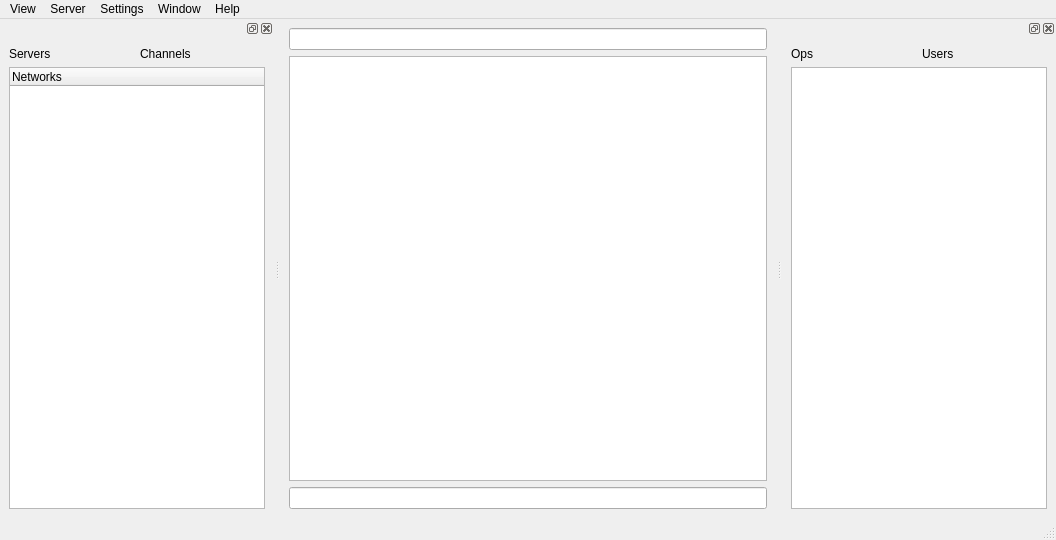
<?xml version="1.0" encoding="UTF-8"?>
<ui version="4.0">
 <class>MainWindow</class>
 <widget class="QMainWindow" name="MainWindow">
  <property name="geometry">
   <rect>
    <x>0</x>
    <y>0</y>
    <width>1056</width>
    <height>540</height>
   </rect>
  </property>
  <property name="windowTitle">
   <string>MainWindow</string>
  </property>
  <widget class="QWidget" name="centralwidget">
   <layout class="QGridLayout" name="gridLayout">
    <item row="0" column="0">
     <layout class="QVBoxLayout" name="verticalLayout">
      <item>
       <widget class="QLineEdit" name="line_topic">
        <property name="text">
         <string/>
        </property>
       </widget>
      </item>
      <item>
       <widget class="QTextBrowser" name="text_browser"/>
      </item>
      <item>
       <widget class="QLineEdit" name="line_command"/>
      </item>
     </layout>
    </item>
   </layout>
  </widget>
  <widget class="QStatusBar" name="statusbar"/>
  <widget class="QDockWidget" name="dock_net_chan">
   <attribute name="dockWidgetArea">
    <number>1</number>
   </attribute>
   <widget class="QWidget" name="dockWidgetContents">
    <layout class="QGridLayout" name="gridLayout_2">
     <item row="1" column="1">
      <widget class="QTreeWidget" name="tree_networks">
       <column>
        <property name="text">
         <string>Networks</string>
        </property>
       </column>
      </widget>
     </item>
     <item row="0" column="1">
      <layout class="QHBoxLayout" name="horizontalLayout">
       <item>
        <widget class="QLabel" name="label_servers_count">
         <property name="text">
          <string>Servers</string>
         </property>
        </widget>
       </item>
       <item>
        <widget class="QLabel" name="label_channels_count">
         <property name="text">
          <string>Channels</string>
         </property>
        </widget>
       </item>
      </layout>
     </item>
    </layout>
   </widget>
  </widget>
  <widget class="QDockWidget" name="dockWidget_2">
   <attribute name="dockWidgetArea">
    <number>2</number>
   </attribute>
   <widget class="QWidget" name="dockWidgetContents_2">
    <layout class="QGridLayout" name="gridLayout_3">
     <item row="1" column="0">
      <widget class="QListWidget" name="list_userlist"/>
     </item>
     <item row="0" column="0">
      <layout class="QHBoxLayout" name="horizontalLayout_2">
       <item>
        <widget class="QLabel" name="label_ops_count">
         <property name="text">
          <string>Ops</string>
         </property>
        </widget>
       </item>
       <item>
        <widget class="QLabel" name="label_users_count">
         <property name="text">
          <string>Users</string>
         </property>
        </widget>
       </item>
      </layout>
     </item>
    </layout>
   </widget>
  </widget>
  <widget class="QMenuBar" name="menubar">
   <property name="geometry">
    <rect>
     <x>0</x>
     <y>0</y>
     <width>1056</width>
     <height>22</height>
    </rect>
   </property>
   <widget class="QMenu" name="menuView">
    <property name="title">
     <string>View</string>
    </property>
   </widget>
   <widget class="QMenu" name="menuServer">
    <property name="title">
     <string>Server</string>
    </property>
   </widget>
   <widget class="QMenu" name="menuSettings">
    <property name="title">
     <string>Settings</string>
    </property>
   </widget>
   <widget class="QMenu" name="menuWindow">
    <property name="title">
     <string>Window</string>
    </property>
   </widget>
   <widget class="QMenu" name="menuHelp">
    <property name="title">
     <string>Help</string>
    </property>
    <addaction name="actionAbout_AwwRC"/>
    <addaction name="actionAbout_Qt"/>
   </widget>
   <addaction name="menuView"/>
   <addaction name="menuServer"/>
   <addaction name="menuSettings"/>
   <addaction name="menuWindow"/>
   <addaction name="menuHelp"/>
  </widget>
  <action name="actionAbout_AwwRC">
   <property name="text">
    <string>About AwwRC</string>
   </property>
  </action>
  <action name="actionAbout_Qt">
   <property name="text">
    <string>About Qt</string>
   </property>
  </action>
 </widget>
 <resources/>
 <connections/>
</ui>
